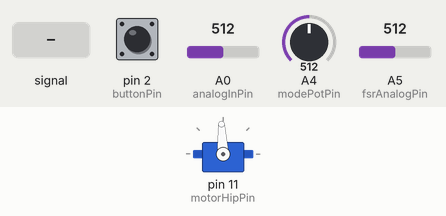
This sketch was run on a simulated Arduino Uno, built with avr-gcc and run on an emulated ATmega328P. Shown: servo. The test bench sets the inputs (shaded band); at power-on: A4 (modePotPin) = 512, A0 (analogInPin) = 512, A5 (fsrAnalogPin) = 512, pin 2 (buttonPin) LOW. What the sketch prints to the serial monitor is not drawn.

Above: at 1.2 s.
1.3 s: A4 (modePotPin) set to 1004
2.8 s: A4 (modePotPin) set to 1011
At 4.0 s:
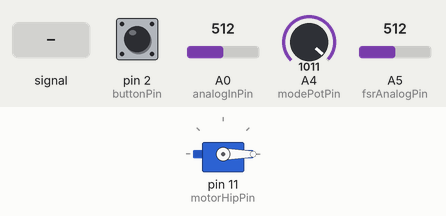
4.3 s: A5 (fsrAnalogPin) fed a 200 Hz sine of ±255 counts around its level
7.3 s: A0 (analogInPin) set to 105
10.3 s: A0 (analogInPin) set to 93
13.3 s: A5 (fsrAnalogPin) set to 122
At 13.7 s:
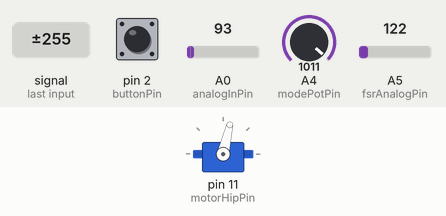
Timing chart, 0 to 15.8 s (numbered marks = the images above; inputs shaded):
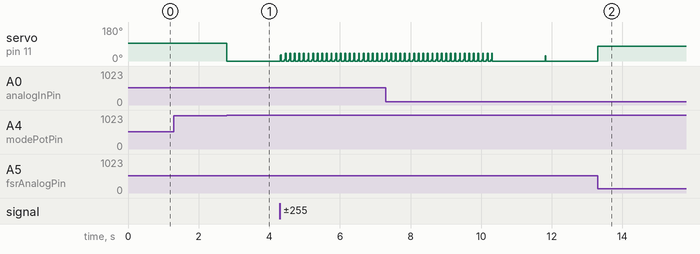

The sketch:

exo_prototype2_arduino_code.pde
```cpp
#include <Servo.h>

const int analogInPin = A0;  // Analog input pin that the potentiometer is attached to - "sensorValue"
const int analogOutPin = 11; // Analog output pin that the LED is attached to
const int buttonPin = 2;
const int brakePin = 12;
const int powerKillPin = 8;

const int fsrReadingMin = 60;
const int fsrReadingMax = 400;
const int fsrReadingFirmPresh = fsrReadingMin+140;

int backwardValue = 20;
int forwardValue = 180;

int sensorValue = 0;        // value read from the pot
int outputValue = 0;        // value output to the PWM (analog out)

int buttonState = 0;


// ideal is 450
int hipCenteredPosition = 450;

const int numReadings = 10;

int readings[numReadings];      // the readings from the analog input
int index = 0;                  // the index of the current reading
int total = 0;                  // the running total
int average = 0;                // the average

int fsrReading = 0;
Servo motorHip;
int motorHipPin = 11;

int fsrAnalogPin = 5;

// MODE SETUP
int mode = 3;
// MODE POT SWITCH
int modePotPin = 4;
int modeReading;

void setup() {
  // initialize serial communications at 9600 bps:
  Serial.begin(9600);
  pinMode(buttonPin, INPUT);
  pinMode(8, INPUT);

  // we're setting brake pin as input to avoid any digital writing for now
  pinMode(brakePin, INPUT);
    for (int thisReading = 0; thisReading < numReadings; thisReading++)
      readings[thisReading] = 0;

  pinMode(motorHipPin, OUTPUT);
  motorHip.attach(motorHipPin,1000,2000);
  motorHip.write(93);
}

void loop() {
  modeReading = analogRead(modePotPin);
  buttonState = digitalRead(buttonPin);
  // Serial.println(modeReading);

  if( modeReading > 1010 && modeReading < 1024) {
    mode = 2;
  } else if( modeReading > 80 && modeReading < 120 ) {
    mode = 1;
  } else if( modeReading > 30 && modeReading < 65 ) {
    mode = 3;
  } else {
    mode = 0;
  }

    // what are we doing
    switch(mode) {
      case 0:
      break;
      case 1:
           standup();
      break;
      case 2:
           checkKillButtonState();
           walk();
      break;
      case 3:
           // make sure brake is off
           brake(0);
           sitDown();
      break;
    }

  // read the analog in value:
  sensorValue = analogRead(analogInPin);

  fsrReading = analogRead(fsrAnalogPin);

  total= total - readings[index];
  // read from the sensor:
  readings[index] = sensorValue;
   total= total + readings[index];
  // advance to the next position in the array:
  index = index + 1;

  // if we're at the end of the array...
  if (index >= numReadings)
    // ...wrap around to the beginning:
    index = 0;

  // calculate the average:
  average = total / numReadings;

  // map it to the range of the analog out:
  // outputValue = map(sensorValue, 0, 1023, 0, 255);
  outputValue = average / 4;
}

void brake(int mode) {
  if( mode == 1 ) {
    // brake on
    analogWrite(brakePin, LOW);
  } else {
    // brake off
    pinMode(brakePin, INPUT);
  }
}

void walk() {
  Serial.println(sensorValue);
  // Serial.print("pot pos: " );
  // Serial.println(sensorValue);

  // Serial.print("\t fsr reading: " );

  // wait 10 milliseconds before the next loop
  // for the analog-to-digital converter to settle
  // after the last reading:
    brake(0);
    if( fsrReading > fsrReadingMin ) {
      // brake(0);
      // let's map that reading to speed
      if( sensorValue <  hipCenteredPosition+300 ) {
        // move forward
        outputValue = map(fsrReading, fsrReadingMin, fsrReadingMax, 93,0);
      } else {
        outputValue = 93;
        // brake(1);
      }
    } else {

      // let's see where we are, if this is walking we want to come back down to standing
      if( sensorValue < (hipCenteredPosition-30)  ) {
        // we need to move forward
        outputValue = forwardValue;
      } else if( sensorValue > (hipCenteredPosition+30) ) {
        // move backward
        outputValue = backwardValue;
      } else {
        outputValue = 93;
        brake(1);
      }
    }

  motorHip.write(outputValue);
}

void sitDown() {
    // make sure we have a firm presh to initiate slight push out on hip
    if( fsrReading > fsrReadingMin && sensorValue < (hipCenteredPosition+100)) {
        pinMode(powerKillPin, INPUT);
        // outputValue = 93;
        outputValue = map(fsrReading, fsrReadingMin, fsrReadingMax, 93,180);
        motorHip.write(outputValue);

    } else {
        // let gravity do the rest
        analogWrite(powerKillPin, LOW);
        outputValue = 93;
        motorHip.write(outputValue);
     }
    Serial.println(sensorValue);
}

void standup() {
  // outputValue = 93;
    if( fsrReading > fsrReadingMin ) {
      // Serial.println("here");
      pinMode(powerKillPin, INPUT);
      Serial.println(sensorValue);
      // let's map that reading to speed
      if( sensorValue >  hipCenteredPosition+50 ) {
        // pinMode(powerKillPin, INPUT);
        // stand up
        // outputValue = 10;
        outputValue = map(fsrReading, fsrReadingMin, fsrReadingMax, 70,0);
      } else {
        outputValue = 93;
      }
      motorHip.write(outputValue);
    } else {
      analogWrite(powerKillPin, LOW);
    }

     motorHip.write(outputValue);
}

void checkKillButtonState() {
  if (buttonState == HIGH) {
    analogWrite(8, LOW);
  }
  else {
    pinMode(8, INPUT);
  }
}
```

Measured:
- the behaviour switches between 1010 and 1011 on A4 (modePotPin) (found by bisection; images 0 and 1)
- after the input at 2.8 s, servo on pin 11 (motorHipPin): 93° → 0° at once
